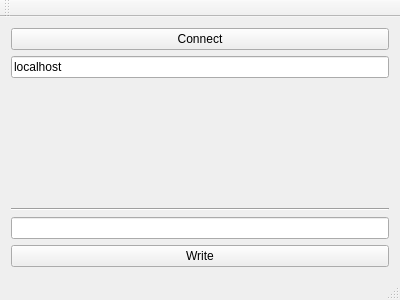
<?xml version="1.0" encoding="UTF-8"?>
<ui version="4.0">
 <class>MainWindow</class>
 <widget class="QMainWindow" name="MainWindow">
  <property name="geometry">
   <rect>
    <x>0</x>
    <y>0</y>
    <width>400</width>
    <height>300</height>
   </rect>
  </property>
  <property name="windowTitle">
   <string>MainWindow</string>
  </property>
  <widget class="QWidget" name="centralWidget">
   <layout class="QVBoxLayout" name="verticalLayout">
    <item>
     <layout class="QVBoxLayout" name="verticalLayout_3">
      <item>
       <widget class="QPushButton" name="pushButton">
        <property name="text">
         <string>Connect</string>
        </property>
       </widget>
      </item>
      <item>
       <widget class="QLineEdit" name="lineEdit">
        <property name="text">
         <string>localhost</string>
        </property>
        <property name="placeholderText">
         <string>IP</string>
        </property>
       </widget>
      </item>
      <item>
       <widget class="QLabel" name="label">
        <property name="text">
         <string/>
        </property>
       </widget>
      </item>
     </layout>
    </item>
    <item>
     <widget class="Line" name="line">
      <property name="orientation">
       <enum>Qt::Horizontal</enum>
      </property>
     </widget>
    </item>
    <item>
     <widget class="QLineEdit" name="lineEdit_2"/>
    </item>
    <item>
     <widget class="QPushButton" name="pushButton_2">
      <property name="text">
       <string>Write</string>
      </property>
     </widget>
    </item>
   </layout>
  </widget>
  <widget class="QMenuBar" name="menuBar">
   <property name="geometry">
    <rect>
     <x>0</x>
     <y>0</y>
     <width>400</width>
     <height>21</height>
    </rect>
   </property>
  </widget>
  <widget class="QToolBar" name="mainToolBar">
   <attribute name="toolBarArea">
    <enum>TopToolBarArea</enum>
   </attribute>
   <attribute name="toolBarBreak">
    <bool>false</bool>
   </attribute>
  </widget>
  <widget class="QStatusBar" name="statusBar"/>
 </widget>
 <layoutdefault spacing="6" margin="11"/>
 <resources/>
 <connections/>
</ui>
